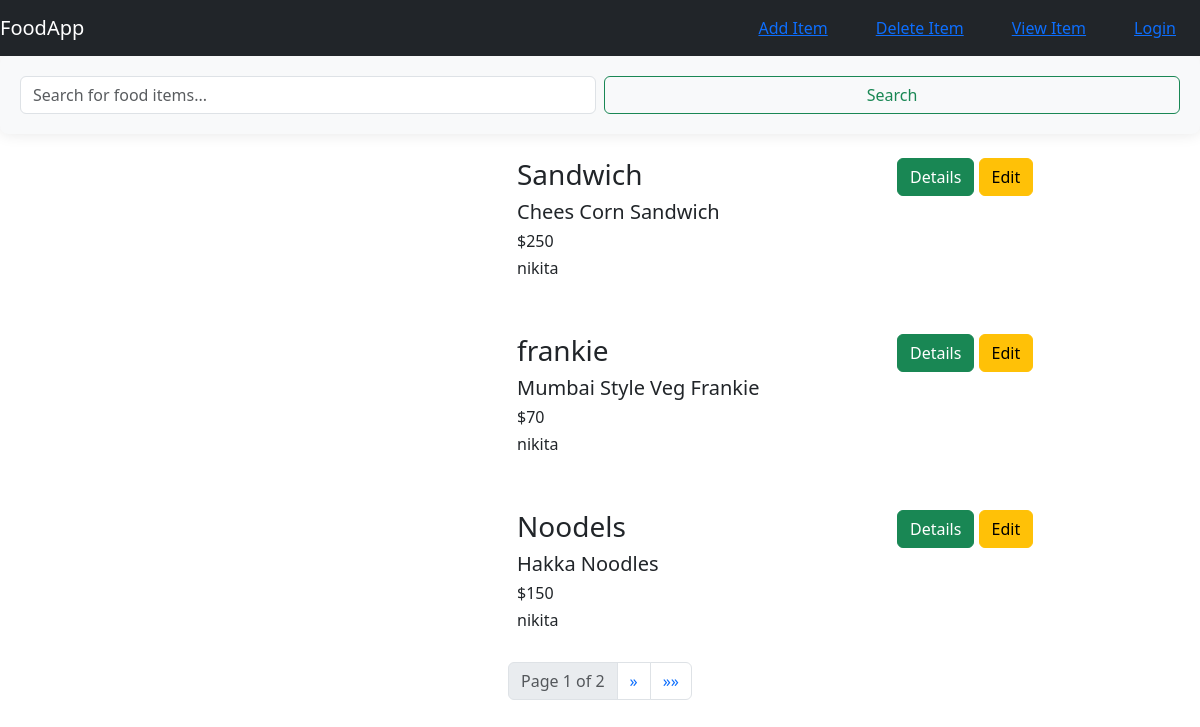
Screenshot of /food/ with the database file from the repository.
### food/models.py (models this page shows, shortened)
class Item(models.Model):
    user_name = models.ForeignKey(User, on_delete=models.CASCADE, default=1)
    item_name = models.CharField(max_length=200)
    item_desc = models.CharField(max_length=500)
    item_price = models.IntegerField()
    item_image = models.CharField(max_length=500,default='https://cookinupastorm.biz/wp-content/uploads/2023/04/EmptyDinnerPlates.jpg')

### food/views.py (the view)
# urls.py: path('', views.IndecClassView.as_view(), name='index'),
class IndecClassView(ListView):
    model = Item
    template_name = 'food/index.html'
    context_object_name = 'item_list'
    paginate_by = 3  # 3 items per page
    def get_queryset(self):
        query = self.request.GET.get('search')
        items = Item.objects.all()
        if query:
            items = items.filter(item_name__icontains=query)
        return items
    def get_context_data(self, **kwargs):
        context = super().get_context_data(**kwargs)
        context['search_query'] = self.request.GET.get('search', '')
        return context

### food/templates/food/index.html (shortened to what this page needs)
{% extends 'food/base.html' %}
{% block body %}
<!DOCTYPE html>
<html lang="en">
<head>
</head>
<body>
  <form method="get" action="" class="d-flex justify-content-center mb-4">
    <input class="form-control me-2" type="search" name="search" value="{{ search_query }}" placeholder="Search for food items..." aria-label="Search">
    <button class="btn btn-outline-success" type="submit">Search</button>
  </form>
  {% for item in item_list %}
    <div class="container mt-4">
        <div class="row" >
          <div class="col-md-3 offset-md-2 mb-4">
          </div>
          <div class="col-md-4 mb-4">
              <h3>{{ item.item_name }}</h3>
              <h5>{{ item.item_desc }}</h5>
              <h6>${{ item.item_price }}</h6>
              <h6>{{item.user_name}}</h6>
          </div>
          <div class="col-md-2 mb-4">
              <a href="{% url 'detail' item.id %}" class="btn btn-success">Details</a>
              <a href="{% url 'edit_item' item.id %}" class="btn btn-warning">Edit</a>
          </div>
        </div>
      </div>
  {% endfor %}
  {% if is_paginated %}
  <nav aria-label="Page navigation">
      <ul class="pagination justify-content-center">
          <li class="page-item disabled">
              <span class="page-link">Page {{ page_obj.number }} of {{ page_obj.paginator.num_pages }}</span>
          </li>
          {% if page_obj.has_next %}
          <li class="page-item">
              <a class="page-link" href="?search={{ search_query }}&page={{ page_obj.next_page_number }}" aria-label="Next">
                  <span aria-hidden="true">&raquo;</span>
              </a>
          </li>
          <li class="page-item">
              <a class="page-link" href="?search={{ search_query }}&page={{ page_obj.paginator.num_pages }}" aria-label="Last">
                  <span aria-hidden="true">&raquo;&raquo;</span>
              </a>
          </li>
          {% endif %}
      </ul>
  </nav>
  {% endif %}
</body>
</html>
{% endblock %}

### food/templates/food/base.html (shortened to what this page needs)
{% load static %}
<!DOCTYPE html>
<html lang="en">
<head>
    <link rel="stylesheet" href="{% static 'food/style.css' %}">
    <link href="https://cdn.jsdelivr.net/npm/bootstrap@5.3.3/dist/css/bootstrap.min.css" rel="stylesheet">
</head>
<body>
    <nav class="navbar navbar-dark bg-dark ">
        <a href="#" class="navbar-brand">FoodApp</a>
        <div class="navbar">
            <a href="{% url 'create_item' %}" class="nav-item mx-4">Add Item</a>
            <a href="#" class="nav-item mx-4">Delete Item</a>
            <a href="#" class="nav-item mx-4">View Item</a>
            {% if user.is_authenticated %}
                <a href="{% url 'logout' %}" class="nav-item mx-4">Logout</a>
                <a href="{% url 'profile' %}" class="nav-item mx-4">Profile</a>
            {% else %}
                <a href="{% url 'login' %}"class="nav-item mx-4">Login</a>
            {% endif %}
        </div>
    </nav>
    {% block body %}
    {% endblock %}
</body>
</html>

### food/static/food/style.css (style rules this page uses)
body { background-color: lightyellow; }
form { background-color: #f8f9fa; padding: 20px; border-radius: 8px; box-shadow: 0px 0px 15px rgba(0, 0, 0, 0.1); }
button { width: 100%; }

### rows the page displays
Item: item_name "Sandwich", item_desc "Chees Corn Sandwich", item_price "250", user_name "nikita"
Item: item_name "frankie", item_desc "Mumbai Style Veg Frankie", item_price "70", user_name "nikita"
Item: item_name "Noodels", item_desc "Hakka Noodles", item_price "150", user_name "nikita"

### other values shown
{{ page_obj.number }} "1"
{{ page_obj.paginator.num_pages }} "2"
